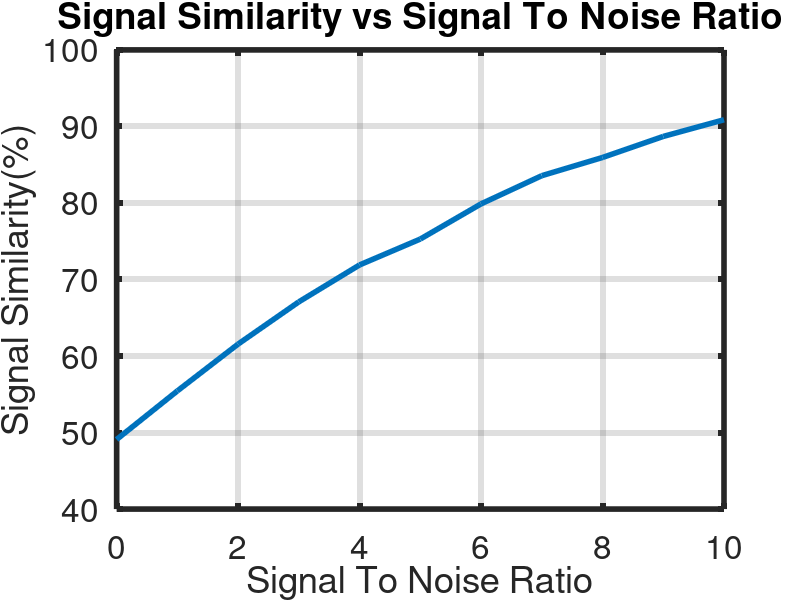

MATLAB code to generate this figure:
clear all; close all; clc;
dt = 0.001; 
tMax = 10;
t = (0 : dt : tMax)';
repeats = 1;
% adding white noise
snr_max = 10;
signal_noise_ratio = 0:snr_max;
signal_similarity = zeros(length(signal_noise_ratio),1);
similarity = zeros(repeats,1);
for i = 1: length(signal_noise_ratio)
    for j = 1:repeats
        y1 = randn(length(t), 1);
        % Spoofed neighbor fingerprint looks like delayed and amplified fingerprint
        % of legitimate neighbor x. That is, y1 spoofs y2
        y2 = [zeros(4,1); 3.*y1(1:length(t)-4,:)];
        y1 = awgn(y1,signal_noise_ratio(i),'measured');
        y2 = awgn(y2,signal_noise_ratio(i),'measured');
        similarity(j) = max(abs(xcorr(y1,y2)))/(norm(y1,2)*norm(y2,2))*100;
    end
    signal_similarity(i) = mean(similarity);
end

figure;
plot(signal_noise_ratio, signal_similarity)
set(gca, 'XLim', [0, snr_max])
grid on
xlabel('Signal To Noise Ratio')
ylabel('Signal Similarity(%)')
title('Signal Similarity vs Signal To Noise Ratio');
set(gca, 'XLim', [0, snr_max])
a = findobj(gcf, 'type', 'axes');
h = findobj(gcf, 'type', 'line');
set(h, 'linewidth', 4);
set(a, 'linewidth', 4);
set(a, 'FontSize', 24);